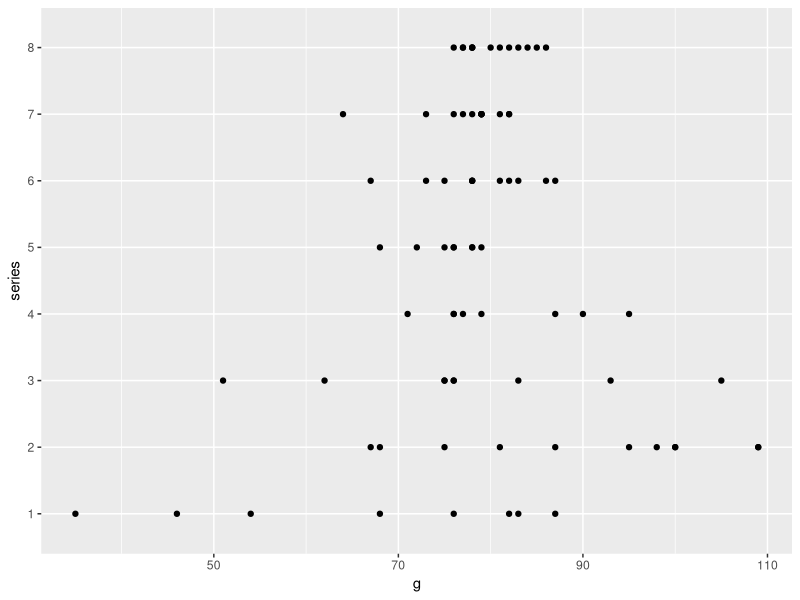

Source code (R):
## ---- chunk 1

library(tidyverse)
library(boot)

gravity





## ---- chunk 2

head(gravity)

## ---- chunk 3

library(tidyverse)
ggplot(data = gravity) + 
  geom_point(mapping = aes(x = g, y =series))

